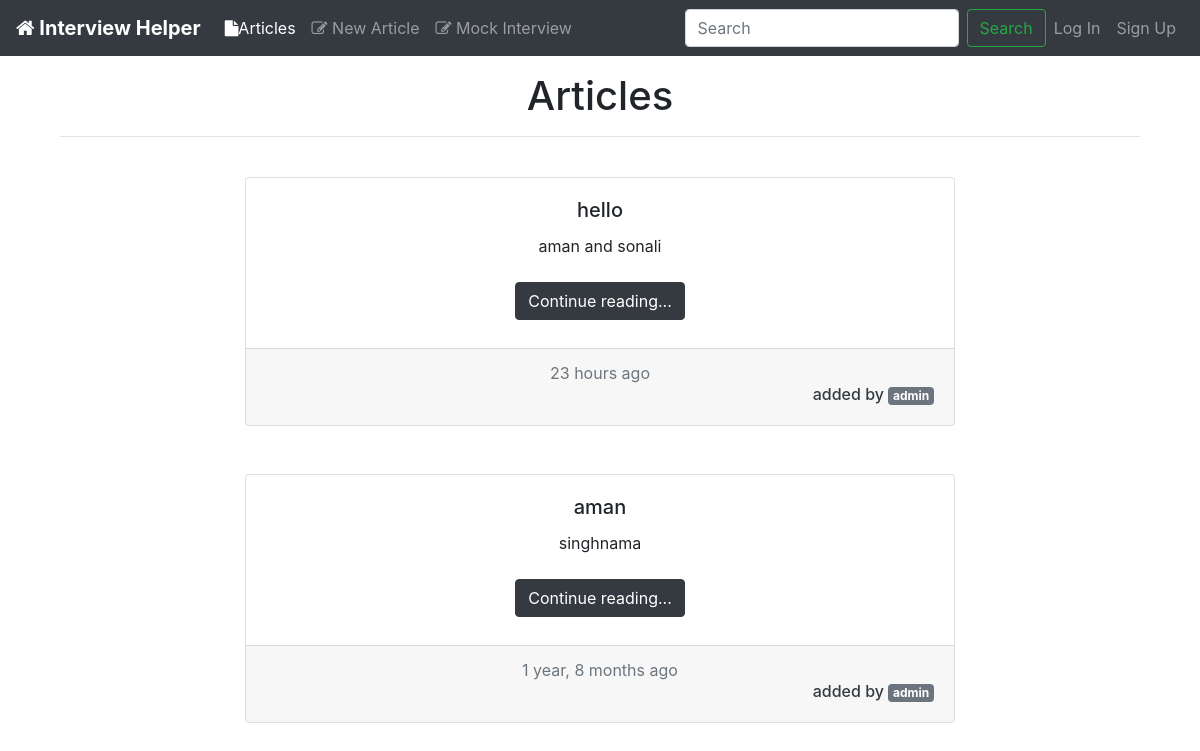
The app's page /, older data.
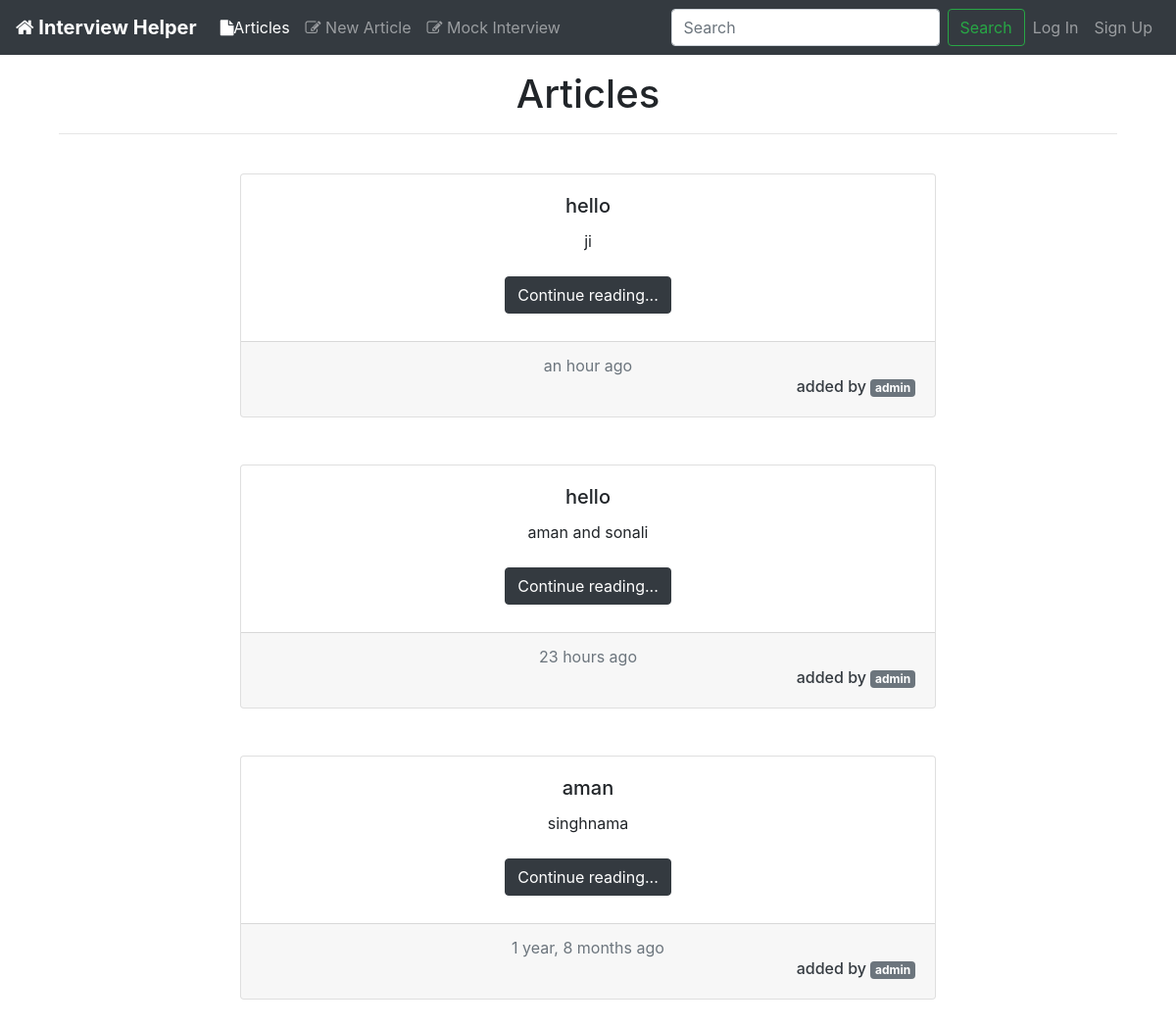
The same page, newer data.
### articles/models.py (models this page shows, shortened)
class Article(models.Model):
    title = models.CharField(max_length=100)
    slug = models.SlugField()
    text = models.TextField()
    date = models.DateTimeField(auto_now_add=True)
    author = models.ForeignKey(CustomUser,on_delete=models.CASCADE,default=None)

### accounts/models.py (models this page shows, shortened)
class CustomUser(AbstractUser):
    username = None
    email = models.EmailField(_('email adress'), unique=True)
    USERNAME_FIELD = 'email'
    name = models.CharField(max_length=255)
    is_active = models.BooleanField(default=True)
    REQUIRED_FIELDS = []
    objects = CustomUserManager()

### firstdev/views.py (the view)
# urls.py: url(r'^$', views.home, name="home"),
def home(request, nouse=0):
    articles = Article.objects.all().order_by('date')
    articles = articles.reverse()
    return render(request, 'articles/article_list.html', {'articles':articles})

### templates/articles/article_list.html
{% extends 'base_layout.html'%}
{% load humanize %}
{% load static%}
{% block activelis %}active{% endblock%}
{% block content %}
<div class="container text-center tex-dark">
  <h1 >Articles</h1>
  <hr>
  <br>
  {% for article in articles %}
  <div class="row">
    <div class="col-lg"></div>
    <div class="col-lg-8">
      <div class="card text-center">
        <div class="card-body">
            <h5 class="card-title">{{article.title}}</h5>
            <div class="card-text preview" style="overflow:auto; height:100%; width:100%;">
              {{article.text|truncatechars_html:500|safe}}
            </div>
            <p class="card-text my-2"><a href="{% url 'articles:details' slug=article.slug%}" class="btn btn-dark">
              Continue reading...
            </a></p>
        </div>
        <div class="card-footer text-muted">
          {{article.date|naturaltime}}
          <a href="{% url 'accounts:profile' email=article.author.email %}">
          <h6 class="text-dark text-right">
            added by <span class="badge badge-secondary">{{article.author.name}}</span>
          </h6></a>
        </div>
      </div>
    </div>
    <div class="col-lg"></div>
  </div>
  <br><br>
  {% endfor %}
</div>
{% endblock %}

Row changes from the older to the newer data that the page shows:
added Article: title "hello", text "ji", date "an hour ago", author.name "admin"
